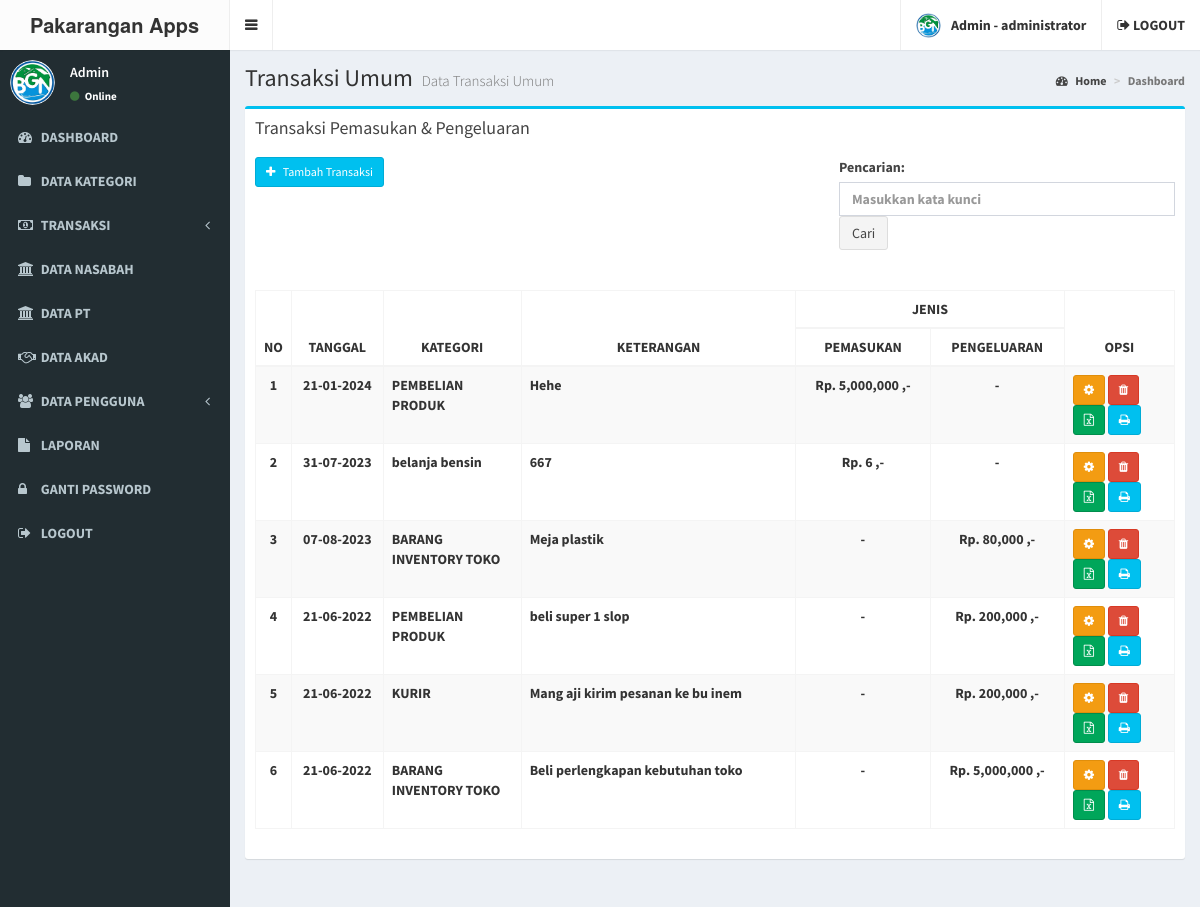
The page /admin/transaksi_umum.php (signed in) on the database its author committed.
### tables this page shows
CREATE TABLE IF NOT EXISTS `user` (
  `user_id` int(11) NOT NULL AUTO_INCREMENT,
  `user_nama` varchar(100) NOT NULL,
  `user_username` varchar(100) NOT NULL,
  `user_password` varchar(100) NOT NULL,
  `user_foto` varchar(100) DEFAULT NULL,
  `user_level` varchar(20) NOT NULL,
  PRIMARY KEY (`user_id`)
);

CREATE TABLE IF NOT EXISTS `transaksi_umum` (
  `transaksi_id` int(11) NOT NULL AUTO_INCREMENT,
  `transaksi_tanggal` date NOT NULL,
  `transaksi_jenis` enum('Pengeluaran','Pemasukan') NOT NULL,
  `transaksi_kategori` int(11) NOT NULL,
  `transaksi_nominal` bigint(20) NOT NULL DEFAULT 0,
  `transaksi_keterangan` text NOT NULL,
  PRIMARY KEY (`transaksi_id`)
);

CREATE TABLE IF NOT EXISTS `kategori` (
  `kategori_id` int(11) NOT NULL AUTO_INCREMENT,
  `kategori` varchar(255) NOT NULL,
  `kategori_status` enum('EDITABLE','UNEDITABLE') NOT NULL DEFAULT 'EDITABLE',
  PRIMARY KEY (`kategori_id`)
);

### admin/transaksi_umum.php (the view, shortened to what this page needs)
<?php include 'header.php'; ?>
<div class="content-wrapper">
  <section class="content-header">
    <h1>
      Transaksi Umum
      <small>Data Transaksi Umum</small>
    </h1>
    <ol class="breadcrumb">
      <li><a href="#"><i class="fa fa-dashboard"></i> Home</a></li>
      <li class="active">Dashboard</li>
    </ol>
  </section>
  <section class="content">
    <div class="row">
      <section class="col-lg-12">
        <div class="box box-info">
          <div class="box-header">
            <h3 class="box-title" style="margin-bottom: 2rem;">Transaksi Pemasukan & Pengeluaran</h3>
            <br />
            <button type="button" class="btn btn-info btn-sm" data-toggle="modal" data-target="#transaksi_modal">
              <i class="fa fa-plus"></i> &nbsp Tambah Transaksi
            </button>
            <form action="" method="get" class="form-inline pull-right">
              <div class="form-group">
                <label for="query">Pencarian:</label>
                <input type="text" class="form-control" name="query" id="query" placeholder="Masukkan kata kunci">
                <button type="submit" class="btn btn-default">Cari</button>
              </div>
            </form>
          </div>
          <div class="box-body">
            <div class="table-responsive">
              <table class="table table-bordered table-striped">
                <thead>
                  <tr>
                    <th width="1%" rowspan="2">NO</th>
                    <th width="10%" rowspan="2" class="text-center">TANGGAL</th>
                    <th width="15%" rowspan="2" class="text-center">KATEGORI</th>
                    <th rowspan="2" class="text-center">KETERANGAN</th>
                    <th colspan="2" class="text-center">JENIS</th>
                    <th rowspan="2" width="12%" class="text-center">OPSI</th>
                  </tr>
                  <tr>
                    <th class="text-center">PEMASUKAN</th>
                    <th class="text-center">PENGELUARAN</th>
                  </tr>
                </thead>
                <tbody>
                  <?php
                  include '../koneksi.php';
                  $no = 1;
                  if (isset($_GET['query']) && !empty($_GET['query'])) {
                    $query = $_GET['query'];
                    $data = mysqli_query($koneksi, "SELECT * FROM transaksi_umum, kategori WHERE kategori_id=transaksi_kategori AND (transaksi_keterangan LIKE '%$query%' OR kategori LIKE '%$query%') ORDER BY transaksi_id DESC");
                  } else {
                    $data = mysqli_query($koneksi, "SELECT * FROM transaksi_umum, kategori WHERE kategori_id=transaksi_kategori ORDER BY transaksi_id DESC");
                  }
                  while ($d = mysqli_fetch_array($data)) {
                  ?>
                    <tr>
                      <td class="text-center"><?php echo $no++; ?></td>
                      <td class="text-center"><?php echo date('d-m-Y', strtotime($d['transaksi_tanggal'])); ?></td>
                      <td><?php echo $d['kategori']; ?></td>
                      <td><?php echo $d['transaksi_keterangan']; ?></td>
                      <td class="text-center">
                        <?php
                        if ($d['transaksi_jenis'] == "Pemasukan") {
                          echo "Rp. " . number_format($d['transaksi_nominal']) . " ,-";
                        } else {
                          echo "-";
                        }
                        ?>
                      </td>
                      <td class="text-center">
                        <?php
                        if ($d['transaksi_jenis'] == "Pengeluaran") {
                          echo "Rp. " . number_format($d['transaksi_nominal']) . " ,-";
                        } else {
                          echo "-";
                        }
                        ?>
                      </td>
                      <td>
                        <button type="button" class="btn btn-warning btn-sm" data-toggle="modal" data-target="#edit_transaksi_<?php echo $d['transaksi_id'] ?>">
                          <i class="fa fa-cog"></i>
                        </button>
                        <button type="button" class="btn btn-danger btn-sm" data-toggle="modal" data-target="#hapus_transaksi_<?php echo $d['transaksi_id'] ?>">
                          <i class="fa fa-trash"></i>
                        </button>
                        <a href="transaksi_umum_xlsx.php?query=<?= $d['transaksi_keterangan'] ?>&jenis=satuan" target="_blank" class="btn btn-sm btn-success"><i class="fa fa-file-excel-o"></i></a>
                        <a href="transaksi_umum_print.php?query=<?= $d['transaksi_keterangan'] ?>" target="_blank" class="btn btn-sm btn-info"><i class="fa fa-print"></i></a>
                      </td>
                    </tr>
                  <?php
                  }
                  ?>
                </tbody>
              </table>
            </div>
          </div>
        </div>
      </section>
    </div>
  </section>
</div>
<?php include 'footer.php'; ?>

### admin/header.php (shortened to what this page needs)
<!DOCTYPE html>
<html>
<head>
  <link rel="stylesheet" href="../assets/bower_components/bootstrap/dist/css/bootstrap.min.css">
  <link rel="stylesheet" href="../assets/bower_components/font-awesome/css/font-awesome.min.css">
  <link rel="stylesheet" href="../assets/bower_components/Ionicons/css/ionicons.min.css">
  <link rel="stylesheet" href="../assets/dist/css/AdminLTE.min.css">
  <link rel="stylesheet" href="../assets/bower_components/datatables.net-bs/css/dataTables.bootstrap.min.css">
  <link rel="stylesheet" href="../assets/css/main.css">
  <link rel="stylesheet" href="../assets/dist/css/skins/_all-skins.min.css">
  <link rel="stylesheet" href="../assets/bower_components/morris.js/morris.css">
  <link rel="stylesheet" href="../assets/bower_components/jvectormap/jquery-jvectormap.css">
  <link rel="stylesheet" href="../assets/bower_components/bootstrap-datepicker/dist/css/bootstrap-datepicker.min.css">
  <link rel="stylesheet" href="../assets/bower_components/bootstrap-daterangepicker/daterangepicker.css">
  <link rel="stylesheet" href="../assets/plugins/bootstrap-wysihtml5/bootstrap3-wysihtml5.min.css">
  <?php
  include '../koneksi.php';
  ?>
</head>
<body class="hold-transition skin-black sidebar-mini">
  <div class="wrapper">
    <header class="main-header">
      <a href="index.php" class="logo">
        <span class="logo-lg"><b>Pakarangan Apps</span>
      </a>
      <nav class="navbar navbar-static-top">
        <a href="#" class="sidebar-toggle" data-toggle="push-menu" role="button">
        </a>
        <div class="navbar-custom-menu">
          <ul class="nav navbar-nav">
            <li class="dropdown user user-menu">
              <a href="#" class="dropdown-toggle" data-toggle="dropdown">
                <?php
                $id_user = $_SESSION['id'];
                $profil = mysqli_query($koneksi, "select * from user where user_id='$id_user'");
                $profil = mysqli_fetch_assoc($profil);
                if ($profil['user_foto'] == "") {
                ?>
                  <img src="../gambar/sistem/user.png" class="user-image">
                <?php } else { ?>
                  <img src="../gambar/user/<?php echo $profil['user_foto'] ?>" class="user-image">
                <?php } ?>
                <span class="hidden-xs"><?php echo $_SESSION['nama']; ?> - <?php echo $_SESSION['level']; ?></span>
              </a>
            </li>
            <li>
              <a href="logout.php"><i class="fa fa-sign-out"></i> LOGOUT</a>
            </li>
          </ul>
        </div>
      </nav>
    </header>
    <aside class="main-sidebar">
      <section class="sidebar">
        <div class="user-panel">
          <div class="pull-left image">
            <?php
            $id_user = $_SESSION['id'];
            $profil = mysqli_query($koneksi, "select * from user where user_id='$id_user'");
            $profil = mysqli_fetch_assoc($profil);
            if ($profil['user_foto'] == "") {
            ?>
              <img src="../gambar/sistem/user.png" class="img-circle">
            <?php } else { ?>
              <img src="../gambar/user/<?php echo $profil['user_foto'] ?>" class="img-circle" style="max-height:45px">
            <?php } ?>
          </div>
          <div class="pull-left info">
            <p><?php echo $_SESSION['nama']; ?></p>
            <a href="#"><i class="fa fa-circle text-success"></i> Online</a>
          </div>
        </div>
        <ul class="sidebar-menu" data-widget="tree">
          <li>
            <a href="index.php">
              <i class="fa fa-dashboard"></i> <span>DASHBOARD</span>
            </a>
          </li>
          <li>
            <a href="kategori.php">
              <i class="fa fa-folder"></i> <span>DATA KATEGORI</span>
            </a>
          </li>
          <li class="treeview">
            <a href="#">
              <i class="fa fa-money"></i>
              <span>TRANSAKSI</span>
              <span class="pull-right-container">
                <i class="fa fa-angle-left pull-right"></i>
              </span>
            </a>
          </li>
          <li>
            <a href="nasabah.php">
              <i class="fa fa-university"></i> <span>DATA NASABAH</span>
            </a>
          </li>
          <li>
            <a href="pt.php">
              <i class="fa fa-university"></i> <span>DATA PT</span>
            </a>
          </li>
          <li>
            <a href="akad.php">
              <i class="fa fa-handshake-o"></i> <span>DATA AKAD</span>
            </a>
          </li>
          <li class="treeview">
            <a href="#">
              <i class="fa fa-users"></i>
              <span>DATA PENGGUNA</span>
              <span class="pull-right-container">
                <i class="fa fa-angle-left pull-right"></i>
              </span>
            </a>
          </li>
          <li>
            <a href="laporan.php">
              <i class="fa fa-file"></i> <span>LAPORAN</span>
            </a>
          </li>
          <li>
            <a href="gantipassword.php">
              <i class="fa fa-lock"></i> <span>GANTI PASSWORD</span>
            </a>
          </li>
          <li>
            <a href="logout.php">
              <i class="fa fa-sign-out"></i> <span>LOGOUT</span>
            </a>
          </li>
        </ul>
      </section>
    </aside>

### assets/css/main.css (style rules this page uses)
.form-group { width: 100%; margin-bottom: 20px !important; }
.form-control { width: 100% !important; }

### rows shown on the page
user: user_foto (picture)
transaksi_umum: transaksi_tanggal "21-01-2024", kategori.kategori "PEMBELIAN PRODUK", transaksi_keterangan "Hehe", transaksi_nominal "5,000,000"
transaksi_umum: transaksi_tanggal "31-07-2023", kategori.kategori "belanja bensin", transaksi_keterangan "667", transaksi_nominal "6"
transaksi_umum: transaksi_tanggal "07-08-2023", kategori.kategori "BARANG INVENTORY TOKO", transaksi_keterangan "Meja plastik", transaksi_nominal "80,000"
transaksi_umum: transaksi_tanggal "21-06-2022", kategori.kategori "PEMBELIAN PRODUK", transaksi_keterangan "beli super 1 slop", transaksi_nominal "200,000"
transaksi_umum: transaksi_tanggal "21-06-2022", kategori.kategori "KURIR", transaksi_keterangan "Mang aji kirim pesanan ke bu inem", transaksi_nominal "200,000"
transaksi_umum: transaksi_tanggal "21-06-2022", kategori.kategori "BARANG INVENTORY TOKO", transaksi_keterangan "Beli perlengkapan kebutuhan toko", transaksi_nominal "5,000,000"

### other values the page prints
$_SESSION['nama'] "Admin"
$_SESSION['level'] "administrator"
